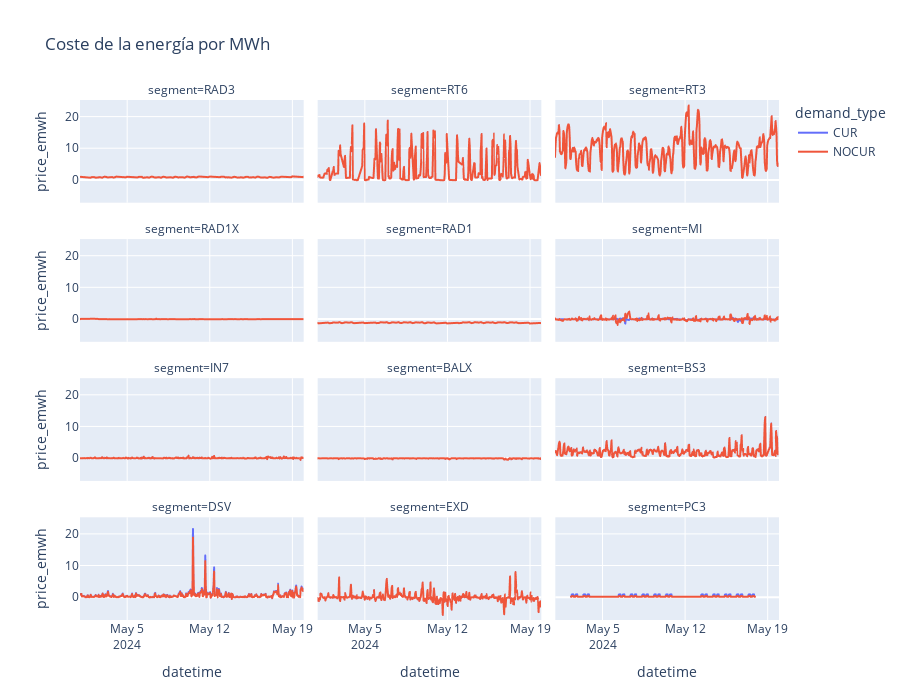

Write notebook code for a chart like this one.
### Markdown cell above
#### Price

### Code cell
import plotly.express as px

px.line(df, x=df.index, y='price_emwh', color='demand_type', facet_col='segment', title='Coste de la energía por MWh', facet_col_wrap=3, height=700)

### Figure 1 — Plotly figure (JSON) as saved in the notebook; plotly's stock layout.template omitted (floating-point values rounded to 4 significant figures; data arrays with more than 128 entries replaced by an {"elided": "..."} marker saying what was removed)
{"data": [{"hovertemplate": "demand_type=CUR<br>segment=RAD3<br>datetime=%{x}<br>price_emwh=%{y}<extra></extra>", "legendgroup": "CUR", "line": {"color": "#636efa", "dash": "solid"}, "marker": {"symbol": "circle"}, "mode": "lines", "name": "CUR", "showlegend": true, "type": "scattergl", "x": {"elided": "282 str values"}, "xaxis": "x10", "y": {"elided": "282 float values"}, "yaxis": "y10"}, {"hovertemplate": "demand_type=CUR<br>segment=RT6<br>datetime=%{x}<br>price_emwh=%{y}<extra></extra>", "legendgroup": "CUR", "line": {"color": "#636efa", "dash": "solid"}, "marker": {"symbol": "circle"}, "mode": "lines", "name": "CUR", "showlegend": false, "type": "scattergl", "x": {"elided": "369 str values"}, "xaxis": "x11", "y": {"elided": "369 float values"}, "yaxis": "y11"}, {"hovertemplate": "demand_type=CUR<br>segment=RT3<br>datetime=%{x}<br>price_emwh=%{y}<extra></extra>", "legendgroup": "CUR", "line": {"color": "#636efa", "dash": "solid"}, "marker": {"symbol": "circle"}, "mode": "lines", "name": "CUR", "showlegend": false, "type": "scattergl", "x": {"elided": "456 str values"}, "xaxis": "x12", "y": {"elided": "456 float values"}, "yaxis": "y12"}, {"hovertemplate": "demand_type=CUR<br>segment=MI<br>datetime=%{x}<br>price_emwh=%{y}<extra></extra>", "legendgroup": "CUR", "line": {"color": "#636efa", "dash": "solid"}, "marker": {"symbol": "circle"}, "mode": "lines", "name": "CUR", "showlegend": false, "type": "scattergl", "x": {"elided": "435 str values"}, "xaxis": "x9", "y": {"elided": "435 float values"}, "yaxis": "y9"}, {"hovertemplate": "demand_type=CUR<br>segment=IN7<br>datetime=%{x}<br>price_emwh=%{y}<extra></extra>", "legendgroup": "CUR", "line": {"color": "#636efa", "dash": "solid"}, "marker": {"symbol": "circle"}, "mode": "lines", "name": "CUR", "showlegend": false, "type": "scattergl", "x": {"elided": "451 str values"}, "xaxis": "x4", "y": {"elided": "451 float values"}, "yaxis": "y4"}, {"hovertemplate": "demand_type=CUR<br>segment=BALX<br>datetime=%{x}<br>price_emwh=%{y}<extra></extra>", "legendgroup": "CUR", "line": {"color": "#636efa", "dash": "solid"}, "marker": {"symbol": "circle"}, "mode": "lines", "name": "CUR", "showlegend": false, "type": "scattergl", "x": {"elided": "425 str values"}, "xaxis": "x5", "y": {"elided": "425 float values"}, "yaxis": "y5"}, {"hovertemplate": "demand_type=CUR<br>segment=BS3<br>datetime=%{x}<br>price_emwh=%{y}<extra></extra>", "legendgroup": "CUR", "line": {"color": "#636efa", "dash": "solid"}, "marker": {"symbol": "circle"}, "mode": "lines", "name": "CUR", "showlegend": false, "type": "scattergl", "x": {"elided": "456 str values"}, "xaxis": "x6", "y": {"elided": "456 float values"}, "yaxis": "y6"}, {"hovertemplate": "demand_type=CUR<br>segment=DSV<br>datetime=%{x}<br>price_emwh=%{y}<extra></extra>", "legendgroup": "CUR", "line": {"color": "#636efa", "dash": "solid"}, "marker": {"symbol": "circle"}, "mode": "lines", "name": "CUR", "showlegend": false, "type": "scattergl", "x": {"elided": "456 str values"}, "xaxis": "x", "y": {"elided": "456 float values"}, "yaxis": "y"}, {"hovertemplate": "demand_type=CUR<br>segment=EXD<br>datetime=%{x}<br>price_emwh=%{y}<extra></extra>", "legendgroup": "CUR", "line": {"color": "#636efa", "dash": "solid"}, "marker": {"symbol": "circle"}, "mode": "lines", "name": "CUR", "showlegend": false, "type": "scattergl", "x": {"elided": "456 str values"}, "xaxis": "x2", "y": {"elided": "456 float values"}, "yaxis": "y2"}, {"hovertemplate": "demand_type=CUR<br>segment=PC3<br>datetime=%{x}<br>price_emwh=%{y}<extra></extra>", "legendgroup": "CUR", "line": {"color": "#636efa", "dash": "solid"}, "marker": {"symbol": "circle"}, "mode": "lines", "name": "CUR", "showlegend": false, "type": "scattergl", "x": {"elided": "192 str values"}, "xaxis": "x3", "y": {"elided": "192 float values"}, "yaxis": "y3"}, {"hovertemplate": "demand_type=NOCUR<br>segment=RAD3<br>datetime=%{x}<br>price_emwh=%{y}<extra></extra>", "legendgroup": "NOCUR", "line": {"color": "#EF553B", "dash": "solid"}, "marker": {"symbol": "circle"}, "mode": "lines", "name": "NOCUR", "showlegend": true, "type": "scattergl", "x": {"elided": "282 str values"}, "xaxis": "x10", "y": {"elided": "282 float values"}, "yaxis": "y10"}, {"hovertemplate": "demand_type=NOCUR<br>segment=RT6<br>datetime=%{x}<br>price_emwh=%{y}<extra></extra>", "legendgroup": "NOCUR", "line": {"color": "#EF553B", "dash": "solid"}, "marker": {"symbol": "circle"}, "mode": "lines", "name": "NOCUR", "showlegend": false, "type": "scattergl", "x": {"elided": "369 str values"}, "xaxis": "x11", "y": {"elided": "369 float values"}, "yaxis": "y11"}, {"hovertemplate": "demand_type=NOCUR<br>segment=RT3<br>datetime=%{x}<br>price_emwh=%{y}<extra></extra>", "legendgroup": "NOCUR", "line": {"color": "#EF553B", "dash": "solid"}, "marker": {"symbol": "circle"}, "mode": "lines", "name": "NOCUR", "showlegend": false, "type": "scattergl", "x": {"elided": "456 str values"}, "xaxis": "x12", "y": {"elided": "456 float values"}, "yaxis": "y12"}, {"hovertemplate": "demand_type=NOCUR<br>segment=RAD1X<br>datetime=%{x}<br>price_emwh=%{y}<extra></extra>", "legendgroup": "NOCUR", "line": {"color": "#EF553B", "dash": "solid"}, "marker": {"symbol": "circle"}, "mode": "lines", "name": "NOCUR", "showlegend": false, "type": "scattergl", "x": {"elided": "282 str values"}, "xaxis": "x7", "y": {"elided": "282 float values"}, "yaxis": "y7"}, {"hovertemplate": "demand_type=NOCUR<br>segment=RAD1<br>datetime=%{x}<br>price_emwh=%{y}<extra></extra>", "legendgroup": "NOCUR", "line": {"color": "#EF553B", "dash": "solid"}, "marker": {"symbol": "circle"}, "mode": "lines", "name": "NOCUR", "showlegend": false, "type": "scattergl", "x": {"elided": "282 str values"}, "xaxis": "x8", "y": {"elided": "282 float values"}, "yaxis": "y8"}, {"hovertemplate": "demand_type=NOCUR<br>segment=MI<br>datetime=%{x}<br>price_emwh=%{y}<extra></extra>", "legendgroup": "NOCUR", "line": {"color": "#EF553B", "dash": "solid"}, "marker": {"symbol": "circle"}, "mode": "lines", "name": "NOCUR", "showlegend": false, "type": "scattergl", "x": {"elided": "456 str values"}, "xaxis": "x9", "y": {"elided": "456 float values"}, "yaxis": "y9"}, {"hovertemplate": "demand_type=NOCUR<br>segment=IN7<br>datetime=%{x}<br>price_emwh=%{y}<extra></extra>", "legendgroup": "NOCUR", "line": {"color": "#EF553B", "dash": "solid"}, "marker": {"symbol": "circle"}, "mode": "lines", "name": "NOCUR", "showlegend": false, "type": "scattergl", "x": {"elided": "451 str values"}, "xaxis": "x4", "y": {"elided": "451 float values"}, "yaxis": "y4"}, {"hovertemplate": "demand_type=NOCUR<br>segment=BALX<br>datetime=%{x}<br>price_emwh=%{y}<extra></extra>", "legendgroup": "NOCUR", "line": {"color": "#EF553B", "dash": "solid"}, "marker": {"symbol": "circle"}, "mode": "lines", "name": "NOCUR", "showlegend": false, "type": "scattergl", "x": {"elided": "425 str values"}, "xaxis": "x5", "y": {"elided": "425 float values"}, "yaxis": "y5"}, {"hovertemplate": "demand_type=NOCUR<br>segment=BS3<br>datetime=%{x}<br>price_emwh=%{y}<extra></extra>", "legendgroup": "NOCUR", "line": {"color": "#EF553B", "dash": "solid"}, "marker": {"symbol": "circle"}, "mode": "lines", "name": "NOCUR", "showlegend": false, "type": "scattergl", "x": {"elided": "456 str values"}, "xaxis": "x6", "y": {"elided": "456 float values"}, "yaxis": "y6"}, {"hovertemplate": "demand_type=NOCUR<br>segment=DSV<br>datetime=%{x}<br>price_emwh=%{y}<extra></extra>", "legendgroup": "NOCUR", "line": {"color": "#EF553B", "dash": "solid"}, "marker": {"symbol": "circle"}, "mode": "lines", "name": "NOCUR", "showlegend": false, "type": "scattergl", "x": {"elided": "456 str values"}, "xaxis": "x", "y": {"elided": "456 float values"}, "yaxis": "y"}, {"hovertemplate": "demand_type=NOCUR<br>segment=EXD<br>datetime=%{x}<br>price_emwh=%{y}<extra></extra>", "legendgroup": "NOCUR", "line": {"color": "#EF553B", "dash": "solid"}, "marker": {"symbol": "circle"}, "mode": "lines", "name": "NOCUR", "showlegend": false, "type": "scattergl", "x": {"elided": "456 str values"}, "xaxis": "x2", "y": {"elided": "456 float values"}, "yaxis": "y2"}, {"hovertemplate": "demand_type=NOCUR<br>segment=PC3<br>datetime=%{x}<br>price_emwh=%{y}<extra></extra>", "legendgroup": "NOCUR", "line": {"color": "#EF553B", "dash": "solid"}, "marker": {"symbol": "circle"}, "mode": "lines", "name": "NOCUR", "showlegend": false, "type": "scattergl", "x": {"elided": "192 str values"}, "xaxis": "x3", "y": {"elided": "192 float values"}, "yaxis": "y3"}], "layout": {"annotations": [{"font": {}, "showarrow": false, "text": "segment=DSV", "x": 0.16, "xanchor": "center", "xref": "paper", "y": 0.1975, "yanchor": "bottom", "yref": "paper"}, {"font": {}, "showarrow": false, "text": "segment=EXD", "x": 0.5, "xanchor": "center", "xref": "paper", "y": 0.1975, "yanchor": "bottom", "yref": "paper"}, {"font": {}, "showarrow": false, "text": "segment=PC3", "x": 0.84, "xanchor": "center", "xref": "paper", "y": 0.1975, "yanchor": "bottom", "yref": "paper"}, {"font": {}, "showarrow": false, "text": "segment=IN7", "x": 0.16, "xanchor": "center", "xref": "paper", "y": 0.465, "yanchor": "bottom", "yref": "paper"}, {"font": {}, "showarrow": false, "text": "segment=BALX", "x": 0.5, "xanchor": "center", "xref": "paper", "y": 0.465, "yanchor": "bottom", "yref": "paper"}, {"font": {}, "showarrow": false, "text": "segment=BS3", "x": 0.84, "xanchor": "center", "xref": "paper", "y": 0.465, "yanchor": "bottom", "yref": "paper"}, {"font": {}, "showarrow": false, "text": "segment=RAD1X", "x": 0.16, "xanchor": "center", "xref": "paper", "y": 0.7325, "yanchor": "bottom", "yref": "paper"}, {"font": {}, "showarrow": false, "text": "segment=RAD1", "x": 0.5, "xanchor": "center", "xref": "paper", "y": 0.7325, "yanchor": "bottom", "yref": "paper"}, {"font": {}, "showarrow": false, "text": "segment=MI", "x": 0.84, "xanchor": "center", "xref": "paper", "y": 0.7325, "yanchor": "bottom", "yref": "paper"}, {"font": {}, "showarrow": false, "text": "segment=RAD3", "x": 0.16, "xanchor": "center", "xref": "paper", "y": 1, "yanchor": "bottom", "yref": "paper"}, {"font": {}, "showarrow": false, "text": "segment=RT6", "x": 0.5, "xanchor": "center", "xref": "paper", "y": 1, "yanchor": "bottom", "yref": "paper"}, {"font": {}, "showarrow": false, "text": "segment=RT3", "x": 0.84, "xanchor": "center", "xref": "paper", "y": 1, "yanchor": "bottom", "yref": "paper"}], "height": 700, "legend": {"title": {"text": "demand_type"}, "tracegroupgap": 0}, "title": {"text": "Coste de la energía por MWh"}, "xaxis": {"anchor": "y", "domain": [0, 0.32], "title": {"text": "datetime"}}, "xaxis10": {"anchor": "y10", "domain": [0, 0.32], "matches": "x", "showticklabels": false}, "xaxis11": {"anchor": "y11", "domain": [0.34, 0.66], "matches": "x", "showticklabels": false}, "xaxis12": {"anchor": "y12", "domain": [0.68, 1.0], "matches": "x", "showticklabels": false}, "xaxis2": {"anchor": "y2", "domain": [0.34, 0.66], "matches": "x", "title": {"text": "datetime"}}, "xaxis3": {"anchor": "y3", "domain": [0.68, 1.0], "matches": "x", "title": {"text": "datetime"}}, "xaxis4": {"anchor": "y4", "domain": [0, 0.32], "matches": "x", "showticklabels": false}, "xaxis5": {"anchor": "y5", "domain": [0.34, 0.66], "matches": "x", "showticklabels": false}, "xaxis6": {"anchor": "y6", "domain": [0.68, 1.0], "matches": "x", "showticklabels": false}, "xaxis7": {"anchor": "y7", "domain": [0, 0.32], "matches": "x", "showticklabels": false}, "xaxis8": {"anchor": "y8", "domain": [0.34, 0.66], "matches": "x", "showticklabels": false}, "xaxis9": {"anchor": "y9", "domain": [0.68, 1.0], "matches": "x", "showticklabels": false}, "yaxis": {"anchor": "x", "domain": [0, 0.1975], "title": {"text": "price_emwh"}}, "yaxis10": {"anchor": "x10", "domain": [0.8025, 1], "matches": "y", "title": {"text": "price_emwh"}}, "yaxis11": {"anchor": "x11", "domain": [0.8025, 1], "matches": "y", "showticklabels": false}, "yaxis12": {"anchor": "x12", "domain": [0.8025, 1], "matches": "y", "showticklabels": false}, "yaxis2": {"anchor": "x2", "domain": [0, 0.1975], "matches": "y", "showticklabels": false}, "yaxis3": {"anchor": "x3", "domain": [0, 0.1975], "matches": "y", "showticklabels": false}, "yaxis4": {"anchor": "x4", "domain": [0.2675, 0.465], "matches": "y", "title": {"text": "price_emwh"}}, "yaxis5": {"anchor": "x5", "domain": [0.2675, 0.465], "matches": "y", "showticklabels": false}, "yaxis6": {"anchor": "x6", "domain": [0.2675, 0.465], "matches": "y", "showticklabels": false}, "yaxis7": {"anchor": "x7", "domain": [0.535, 0.7325], "matches": "y", "title": {"text": "price_emwh"}}, "yaxis8": {"anchor": "x8", "domain": [0.535, 0.7325], "matches": "y", "showticklabels": false}, "yaxis9": {"anchor": "x9", "domain": [0.535, 0.7325], "matches": "y", "showticklabels": false}}}
